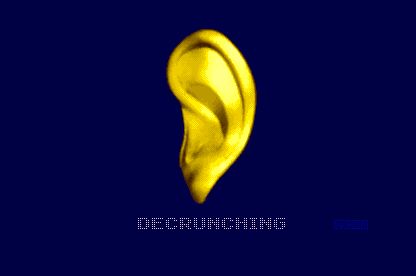
#> input picture rip/screens/02_decrunching.png, 416 x 276 px
$ python stscreen.py ../screens/01_loading_ear.png 5 ../screens/02_decrunching.png
#> lines starting #> are read from the running program, lines starting #| are printed output that depends on the picture
# Atari ST screen helpers: planar 4-plane decode, Hatari BMP screenshot loading,
# alignment of screen RAM with a screenshot, per-line palette recovery.
import sys
import numpy as np
from PIL import Image
def planar(mem,base,w=320,h=200,bpl=None):
    bpl=bpl or w//2
    a=np.frombuffer(mem[base:base+bpl*h],dtype='>u2').reshape(h,bpl//2)[:, :w//4]
    a=a.reshape(h,w//16,4)
    bits=np.arange(15,-1,-1)
    idx=np.zeros((h,w//16,16),dtype=np.uint8)
    for p in range(4):
        idx|=(((a[:,:,p:p+1]>>bits)&1)<<p).astype(np.uint8)
    return idx.reshape(h,w)
def loadbmp(f):
#> called with f = '../screens/02_decrunching.png'
    b=Image.open(f).convert('RGB'); b=b.resize((b.size[0]//2,b.size[1]//2),Image.NEAREST)
#> in loadbmp, b is the input picture: PIL image 416x276 RGB; mean R, G, B 19.7, 17.2, 64
#> after `b = b.resize((b.size[0] // 2, b.size[1] // 2), Image.NEAREST)`:
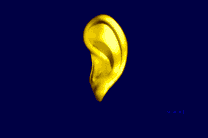
#> b: PIL image 208x138 RGB; mean R, G, B 19.3, 16.9, 63.9
    return np.asarray(b).astype(np.uint32)
def key(c): return (c[...,0]<<16)|(c[...,1]<<8)|c[...,2]
def align(idx,rgb):
    H,W=rgb.shape[:2]; k=key(rgb); best=None
    ys=np.arange(0,200,5)
    for dy in range(0,H-200+1):
        for dx in range(0,W-320+1):
            sub=k[dy+ys,dx:dx+320].astype(np.int64); ii=idx[ys].astype(np.int64)
            pairs=(ys[:,None]<<40)|(ii<<32)|sub
            bad=len(np.unique(pairs))-len(np.unique((ys[:,None]<<40)|(ii<<32)))
            if best is None or bad<best[0]: best=(bad,dx,dy)
    return best
def line_palettes(idx,rgb,dx,dy):
    pals=[]
    for y in range(idx.shape[0]):
        p={}
        for i,c in zip(idx[y],rgb[dy+y,dx:dx+320]): p.setdefault(int(i),tuple(int(v) for v in c))
        pals.append(p)
    return pals
if __name__=='__main__':
    mem=open(sys.argv[1],'rb').read(); base=int(sys.argv[2],0)
    rgb=loadbmp(sys.argv[3]); idx=planar(mem,base); print(align(idx,rgb))
#> (the run stopped early here; a loop or call above may not have finished)
